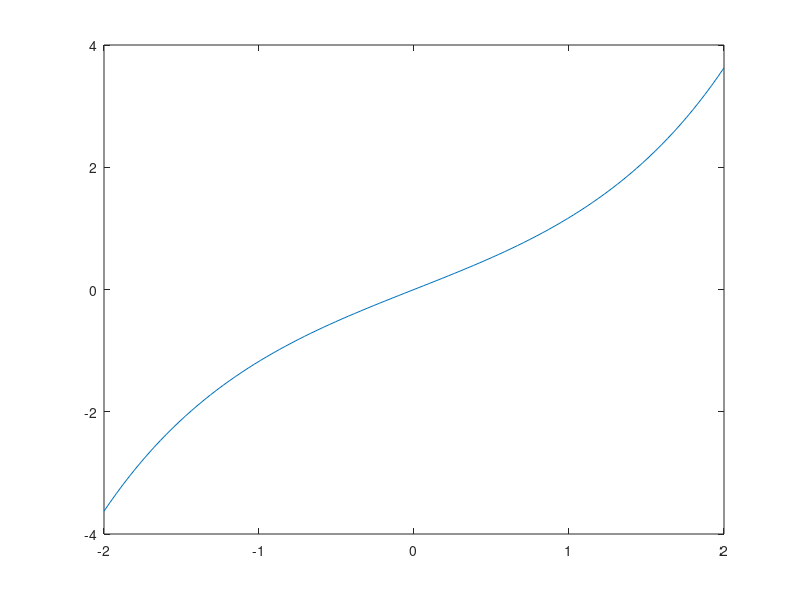

This figure's MATLAB source: (Note: this script raises an error after producing the figure.)
%% Part b.)
f = inline('sinh(x)','x');

x = linspace(-2,2);

plot(x,f(x));

%% Part c.)
close all

f = @(x) sinh(x);

x = linspace(-2,2);

hold on;
%axis([(-2-.2) (2+.2) -10 10]);
%plot(x,f(x));

x0=-2;
x2=solve('cosh(x) = (sinh(x) - sinh(-2))/(2+x)')
x1=-x2;
x3=2;

b=cosh(x2);
%NOTE: p(x) = bx
p = @(x) b*x;

points=[[x0; p(x0)] [x1; p(x1)] [x2; p(x2)] [x3; p(x3)]];

%plot(points(1,:),points(2,:),'ro');

e0 = f(x0)-p(x0)
e1 = f(x1)-p(x1)
e2 = f(x2)-p(x2)
e3 = f(x3)-p(x3)


% e = 
% e2 = (sinh(x)-b*x)^2;

xi=[x0 x1 x2 x3];

syms x
f = sinh(x);
p = b*x;

plot(subs(f,x,-2:.001:2),subs(x,x,-2:.001:2),'r-',subs(p,x,-2:.001:2),subs(x,x,-2:.001:2),'b-')


%errors
linf = max(abs(subs((f-p),x,-2,.001:2)))
l2 = sqrt(int((f-p).^2,-2,2))

%% part d.)

syms x

f =sinh(x);

%establish legendre bases to n=3 in phi cell array
phi = {1;x;(1/2)*(3*x^2-1)};

%calculate polynomial using orthoganilization procedure described in notes
%seems very similar to gram-schmidt
p = 0;
for i=1:3
    p = p + phi{i}*(int(f*phi{i},-2,2)/int(sym(phi{i}*phi{i}),-2,2))
end


pnice=vpa(p,4)


%errors
linf = max(abs(subs(f-p,x,-2:0.001:2)))
l2 = eval(sqrt(int((f-p)^2,-2,2)))




